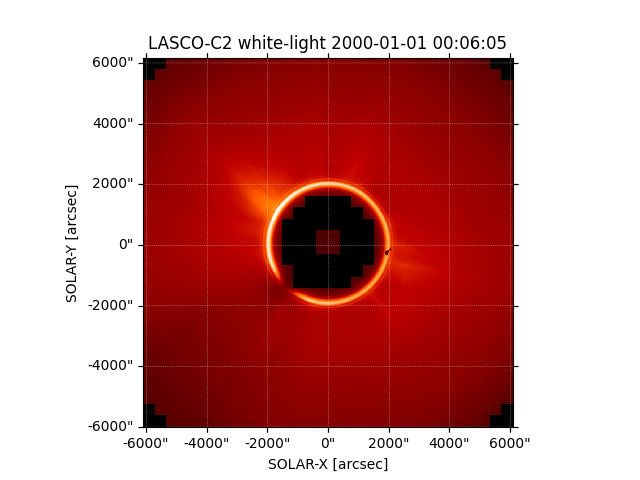

Recreate this plot in Python.
import pprint
import requests
import warnings
import sunpy.map
import datetime, time
import os, contextlib, sys
from calendar import monthrange
import matplotlib.pyplot as plt
from reproject import reproject_interp

from astropy.wcs import WCS
from sunpy.net import Fido, attrs as a
from sunpy.io.file_tools import read_file
from astropy.utils.exceptions import AstropyWarning

import json
from pyexiv2 import ImageMetadata

from rich import print
from rich.panel import Panel
from rich.progress import track
from rich.console import Console

from rich.progress import (
BarColumn,
DownloadColumn,
TextColumn,
TransferSpeedColumn,
TimeRemainingColumn,
Progress,
TaskID,
)
import argparse
from argparse import RawTextHelpFormatter

parser = argparse.ArgumentParser(description='Data Extraction for SALSA', formatter_class=RawTextHelpFormatter)

parser.add_argument("-I","--instrument", action="store", type=str, dest="I",
                    help='Instrument')
parser.add_argument("-D", "--detector",  action="store", type=str, dest="D",
                    help='Detector')
parser.add_argument("-sd", "--start_date", action="store", type=str, dest="sd",
                    help='Start Date\n\t[Default: 2000/01/01]', default="2000/01/01")
parser.add_argument("-ed", "--end_date", action="store", type=str, dest="ed",
                    help='End Date\n\t[Default: 2001/01/01]', default="2001/01/01")

args = parser.parse_args()

console = Console()
warnings.filterwarnings("ignore", category=AstropyWarning)

progress = Progress(
    TextColumn("[bold blue]{task.fields[filename]}", justify="right"),
    BarColumn(bar_width=None),
    "[progress.percentage]{task.percentage:>3.1f}%",
    TimeRemainingColumn(),
)
progress1 = Progress()

class extraction:
    def write(self, fname, instr,date,time,xaxis,yaxis,xunits,yunits,filter):
        metadata    = ImageMetadata(fname)
        metadata.read()

        userdata = {'File name' : fname,
                    'Instrument': instr,
                    'Date'      : date,
                    'Time'      : time,
                    'X-Axis'    : xaxis,
                    'X-units'   : xunits,
                    'Y-units'   : yunits,
                    'Y-Axis'    : yaxis,
                    'Filter'    : filter,
                    }
        metadata['Exif.Photo.UserComment'] = json.dumps(userdata)
        metadata.write()

    def meta(self, dfile, fname):
        data, header = read_file(dfile[0])[0]
        # Add the missing meta information to the header
        header['CUNIT1'] = 'arcsec'
        header['CUNIT2'] = 'arcsec'

        ax = sunpy.map.Map(data, header)
        fig = plt.figure()
        ax.plot()

        instr       = str(header['TELESCOP'] + "-"  + header['INSTRUME'] + "-" + header['DETECTOR'])
        date        = str(header['DATE-OBS'])
        time        = str(header['TIME-OBS'])
        filter      = str(header['FILTER'])
        ylabel      = str(header['CTYPE2'])
        xlabel      = str(header['CTYPE1'])

        img_name    = fname.split(".")[0] + ".png"
        plt.savefig(img_name)

        write(img_name, instr, date, time,
                xlabel,ylabel,"arcsec","arcsec",filter)

        plt.close()

    def test3(self, fname):
        metadata = ImageMetadata(fname)
        metadata.read()
        userdata=json.loads(metadata['Exif.Photo.UserComment'].value)
        pprint.pprint(userdata)

    def download(self,instr,detec,sdate,edate):
        """Download multuple files to the given directory."""
        progress.log("[blue]Beginning script")
        with progress:
            am = m = 0
            end_date    = datetime.datetime.strptime(edate, "%Y/%m/%d")
            start_date  = datetime.datetime.strptime(sdate, "%Y/%m/%d")
            year        = start_date.year

            task_id = progress.add_task("download", filename="{} {}: {}".format(instr,detec, year))

            while am <= (11 * (end_date.year - start_date.year)):
                if am < 11:
                    m = am
                elif am == 11:
                    year =+ 1
                    m = am - 11
                else:
                    m = am - 11

                task_id_1 = progress.add_task("download", filename="Y: {}; M: {}".format(year, 1+m))
                days = monthrange(year, 1 + m)[1]
                timerange = a.Time(start_date, end_date)

                instrument  = a.Instrument(instr)
                progress.log("[yellow]Beginning search")

                result      = Fido.search(timerange, instrument)
                n = len(result.get_response(0))

                progress.log("[green]Search complete: Found {} files".format(n))
                progress.log("[yellow]Beginning fetch")
                for i in range(0, n):
                    pname   = "/media/pharaohcola13/SALSA/{}/{}/{}/{}/".format(instr,detec,year,1 + m)
                    try:
                        dfiles  = Fido.fetch(result[0,i], overwrite=True, path=pname, progress=False)
                        meta(dfiles, str(dfiles[0]))
                        os.remove(str(dfiles[0]))
                        progress.update(task_id_1, advance=100./n)
                    except requests.exceptions.ConnectionError:
                        dt = 5
                        task_id_2 = progress1.add_task("[bold yellow]Connection Error: Retrying...")
                        while not progress1.finished:
                            time.sleep(dt)
                            dfiles  = Fido.fetch(result[0,i], progress=False, overwrite=True, path=pname)
                            meta(dfiles, str(dfiles[0]))
                            os.remove(str(dfiles[0]))
                            progress1.update(task_id_2, advance=100./(60. * dt))
                        progress.update(task_id_1, advance=100./n)
                progress.log("[green]Fetch complete")

                am += 1

                start_date += datetime.timedelta(days=days)
                end_date += datetime.timedelta(days=days)
                progress.update(task_id, advance=100./(11))

        progress.log("[blue]Script complete")
extraction().download(args.I, args.D, args.sd, args.ed)
